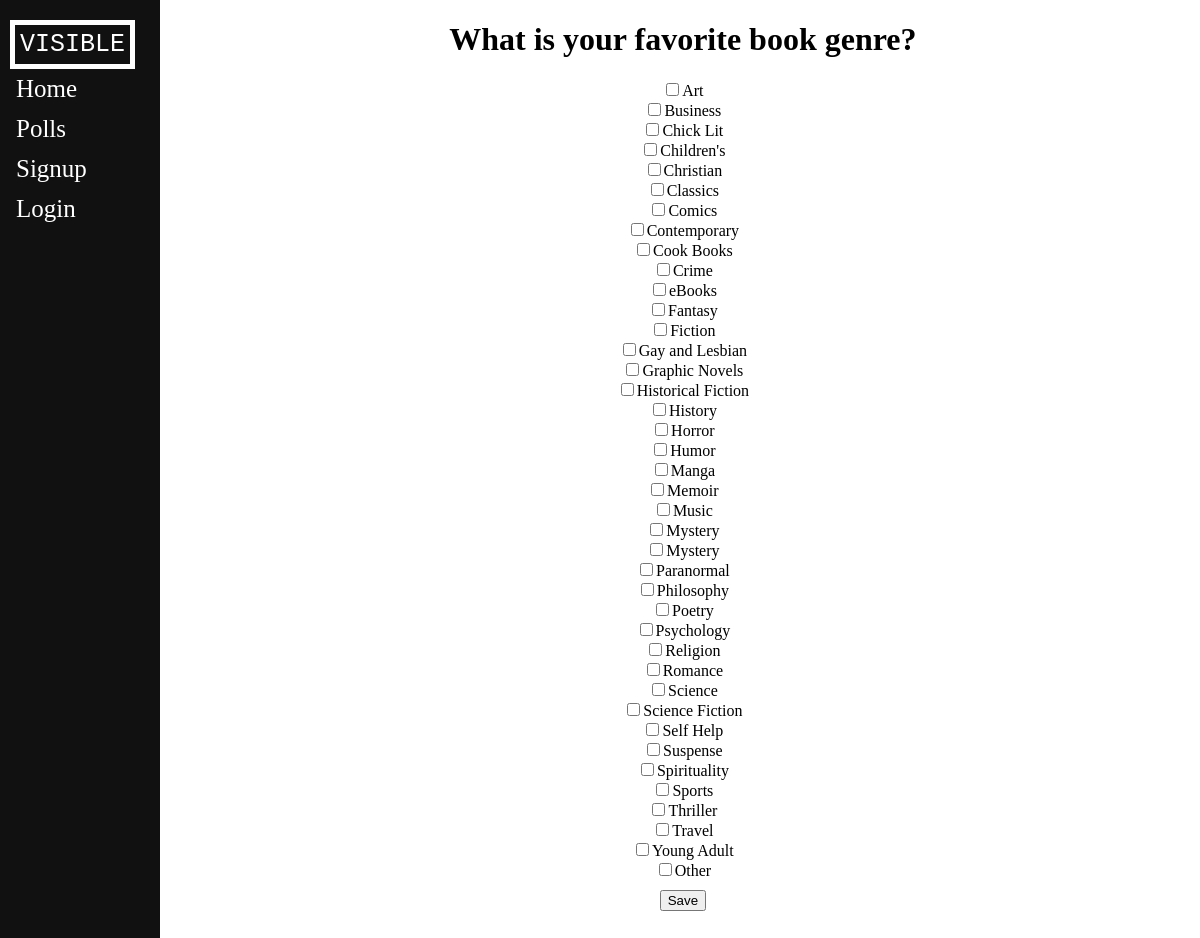
The page /polls/1/ on the database its author committed.
### polls/models.py (models this page shows, shortened)
class Question(models.Model):
    question_text = models.CharField(max_length=200)
    pub_date = models.DateTimeField('date published')

class Choice(models.Model):
    question = models.ForeignKey(Question, on_delete=models.CASCADE)
    choice_text = models.CharField(max_length=200)
    votes = models.IntegerField(default=0)
    complete = models.BooleanField();

### polls/views.py (the view)
# urls.py: path('<int:pk>/', views.DetailView.as_view(), name='detail'),
class DetailView(generic.DetailView):
    model = Question
    template_name = 'polls/detail.html'

### polls/templates/polls/detail.html (shortened to what this page needs)
{% extends "base_layout.html" %}
{% block content %}
<h1 style="text-align:center">{{ question.question_text }}</h1>
<form action="{% url 'polls:vote' question.id %}" method="post">
{% for choice in question.choice_set.all %}
	<div style="text-align: center">
		{% if choice.complete == True %}
	 		<input type="checkbox" value ="{{ choice.id }}", name="display">{{choice.choice_text}}
	 	{% else %}
	    	<input type="checkbox" value = "{{ choice.id }}", name="display">{{choice.choice_text}}
	    {% endif %}
	</div>
{% endfor %}
<div class="imgButton">
	<button type="submit" value="save", name="save">Save</button>
</div>
</form>
{% endblock %}

### home/static/home/homestyle.css (style rules this page uses)
.imgButton { text-align:center; padding-top: 10px; }

### rows shown on the page
Question: question_text "What is your favorite book genre?"
Choice: choice_text "Art"
Choice: choice_text "Business"
Choice: choice_text "Chick Lit"
Choice: choice_text "Children's"
Choice: choice_text "Christian"
Choice: choice_text "Classics"
Choice: choice_text "Comics"
Choice: choice_text "Contemporary"
Choice: choice_text "Cook Books"
Choice: choice_text "Crime"
Choice: choice_text "eBooks"
Choice: choice_text "Fantasy"
Choice: choice_text "Fiction"
Choice: choice_text "Gay and Lesbian"
Choice: choice_text "Graphic Novels"
Choice: choice_text "Historical Fiction"
Choice: choice_text "History"
Choice: choice_text "Horror"
Choice: choice_text "Humor"
Choice: choice_text "Manga"
Choice: choice_text "Memoir"
Choice: choice_text "Music"
Choice: choice_text "Mystery"
Choice: choice_text "Mystery"
Choice: choice_text "Paranormal"
Choice: choice_text "Philosophy"
Choice: choice_text "Poetry"
Choice: choice_text "Psychology"
Choice: choice_text "Religion"
Choice: choice_text "Romance"
Choice: choice_text "Science"
Choice: choice_text "Science Fiction"
Choice: choice_text "Self Help"
Choice: choice_text "Suspense"
Choice: choice_text "Spirituality"
Choice: choice_text "Sports"
Choice: choice_text "Thriller"
Choice: choice_text "Travel"
Choice: choice_text "Young Adult"
Choice: choice_text "Other"
